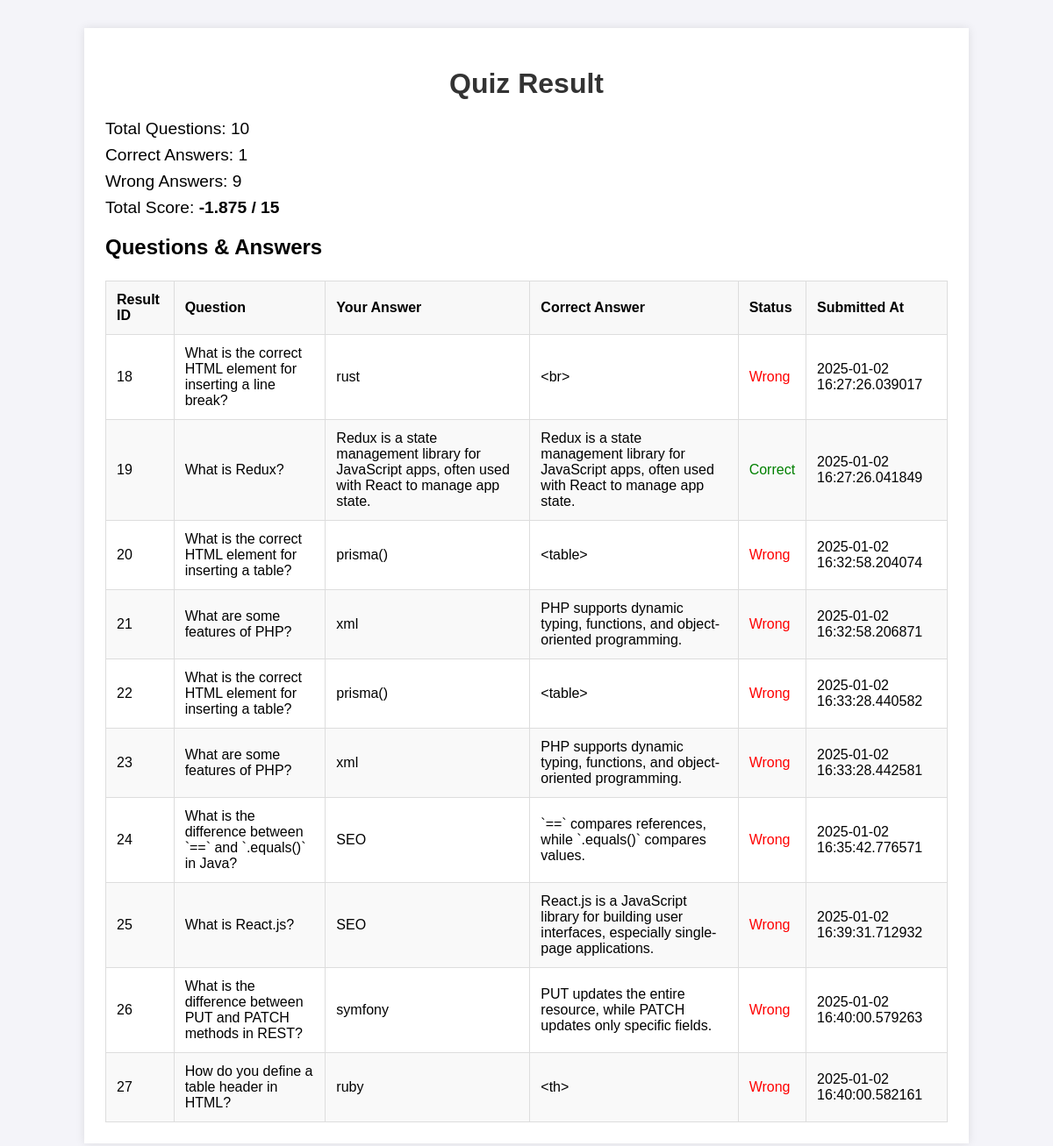
Screenshot of /result.php (signed in) with the database file from the repository.
### tables this page shows
CREATE TABLE `result` (
  `id` int(255) NOT NULL,
  `user_id` int(255) NOT NULL,
  `ques_id` int(255) NOT NULL,
  `user_email` varchar(255) NOT NULL,
  `user_ans` varchar(255) NOT NULL,
  `correct_ans` varchar(255) NOT NULL,
  `is_correct` tinyint(255) NOT NULL,
  `createdAt` timestamp(6) NOT NULL DEFAULT current_timestamp(6) ON UPDATE current_timestamp(6)
);

CREATE TABLE `questions` (
  `id` int(255) NOT NULL,
  `question` varchar(255) NOT NULL,
  `answer` varchar(255) NOT NULL
);

### result.php (the view, shortened to what this page needs)
<?php
include("db.php");
$user_id = $_SESSION['user_id'];
$query = "
    SELECT result.id AS result_id, result.user_ans, result.correct_ans, result.is_correct, result.createdAt,
           questions.id AS question_id, questions.question
    FROM result
    JOIN questions
    ON result.ques_id = questions.id
    WHERE result.user_id = '$user_id'
";
$result = mysqli_query($conn, $query);
$correctCount = 0;
$wrongCount = 0;
$questionsData = [];
$score = 0;
while ($row = mysqli_fetch_assoc($result)) {
    $questionsData[] = $row;
    if ($row['is_correct'] == 1) {
        $correctCount++;
        $score += 1.5;
    } else {
        $wrongCount++;
    }
}
$penaltyPerWrongAnswer = 0.375;
$score -= $wrongCount * $penaltyPerWrongAnswer;
$maxScore = 1.5 * 10;
$totalQuestions = count($questionsData);
?>
<!DOCTYPE html>
<html lang="en">
<head>
</head>
<body>
    <div class="container">
        <h1>Quiz Result</h1>
        <p>Total Questions: <?php echo $totalQuestions; ?></p>
        <p>Correct Answers: <?php echo $correctCount; ?></p>
        <p>Wrong Answers: <?php echo $wrongCount; ?></p>
        <p>Total Score: <strong><?php echo $score . " / " . $maxScore; ?></strong></p>
        <h2>Questions & Answers</h2>
        <table>
            <thead>
                <tr>
                    <th>Result ID</th>
                    <th>Question</th>
                    <th>Your Answer</th>
                    <th>Correct Answer</th>
                    <th>Status</th>
                    <th>Submitted At</th>
                </tr>
            </thead>
            <tbody>
                <?php foreach ($questionsData as $data): ?>
                    <tr>
                        <td><?php echo htmlspecialchars($data['result_id']); ?></td>
                        <td><?php echo htmlspecialchars($data['question']); ?></td>
                        <td><?php echo htmlspecialchars($data['user_ans']); ?></td>
                        <td><?php echo htmlspecialchars($data['correct_ans']); ?></td>
                        <td>
                            <?php echo $data['is_correct'] == 1 ? '<span style="color: green;">Correct</span>' : '<span style="color: red;">Wrong</span>'; ?>
                        </td>
                        <td><?php echo htmlspecialchars($data['createdAt']); ?></td>
                    </tr>
                <?php endforeach; ?>
            </tbody>
        </table>
    </div>
</body>
</html>

### result.php (style rules this page uses)
body { font-family: Arial, sans-serif; background-color: #f4f4f9; margin: 0; padding: 0; }
.container { width: 80%; margin: 2rem auto; background: #fff; padding: 1.5rem; box-shadow: 0 0 10px rgba(0, 0, 0, 0.1); }
h1 { text-align: center; color: #333; }
table { width: 100%; border-collapse: collapse; margin-top: 1.5rem; }
table, th, td { border: 1px solid #ddd; }
th, td { padding: 0.75rem; text-align: left; }
th { background-color: #f8f8f8; }
tr:nth-child(even) { background-color: #f9f9f9; }
p { font-size: 1.2rem; margin: 0.5rem 0; }

### rows the page displays
result: id "18", questions.question "What is the correct HTML element for inserting a line break?", user_ans "rust", correct_ans "<br>", is_correct "Wrong", createdAt "2025-01-02 16:27:26.039017"
result: id "19", questions.question "What is Redux?", user_ans "Redux is a state management library for JavaScript apps, often used with React to manage app state.", correct_ans "Redux is a state management library for JavaScript apps, often used with React to manage app state.", is_correct "Correct", createdAt "2025-01-02 16:27:26.041849"
result: id "20", questions.question "What is the correct HTML element for inserting a table?", user_ans "prisma()", correct_ans "<table>", is_correct "Wrong", createdAt "2025-01-02 16:32:58.204074"
result: id "21", questions.question "What are some features of PHP?", user_ans "xml", correct_ans "PHP supports dynamic typing, functions, and object-oriented programming.", is_correct "Wrong", createdAt "2025-01-02 16:32:58.206871"
result: id "22", questions.question "What is the correct HTML element for inserting a table?", user_ans "prisma()", correct_ans "<table>", is_correct "Wrong", createdAt "2025-01-02 16:33:28.440582"
result: id "23", questions.question "What are some features of PHP?", user_ans "xml", correct_ans "PHP supports dynamic typing, functions, and object-oriented programming.", is_correct "Wrong", createdAt "2025-01-02 16:33:28.442581"
result: id "24", questions.question "What is the difference between `==` and `.equals()` in Java?", user_ans "SEO", correct_ans "`==` compares references, while `.equals()` compares values.", is_correct "Wrong", createdAt "2025-01-02 16:35:42.776571"
result: id "25", questions.question "What is React.js?", user_ans "SEO", correct_ans "React.js is a JavaScript library for building user interfaces, especially single-page applications.", is_correct "Wrong", createdAt "2025-01-02 16:39:31.712932"
result: id "26", questions.question "What is the difference between PUT and PATCH methods in REST?", user_ans "symfony", correct_ans "PUT updates the entire resource, while PATCH updates only specific fields.", is_correct "Wrong", createdAt "2025-01-02 16:40:00.579263"
result: id "27", questions.question "How do you define a table header in HTML?", user_ans "ruby", correct_ans "<th>", is_correct "Wrong", createdAt "2025-01-02 16:40:00.582161"

### other values shown
$totalQuestions "10"
$correctCount "1"
$wrongCount "9"
$score "-1.875"
$maxScore "15"
